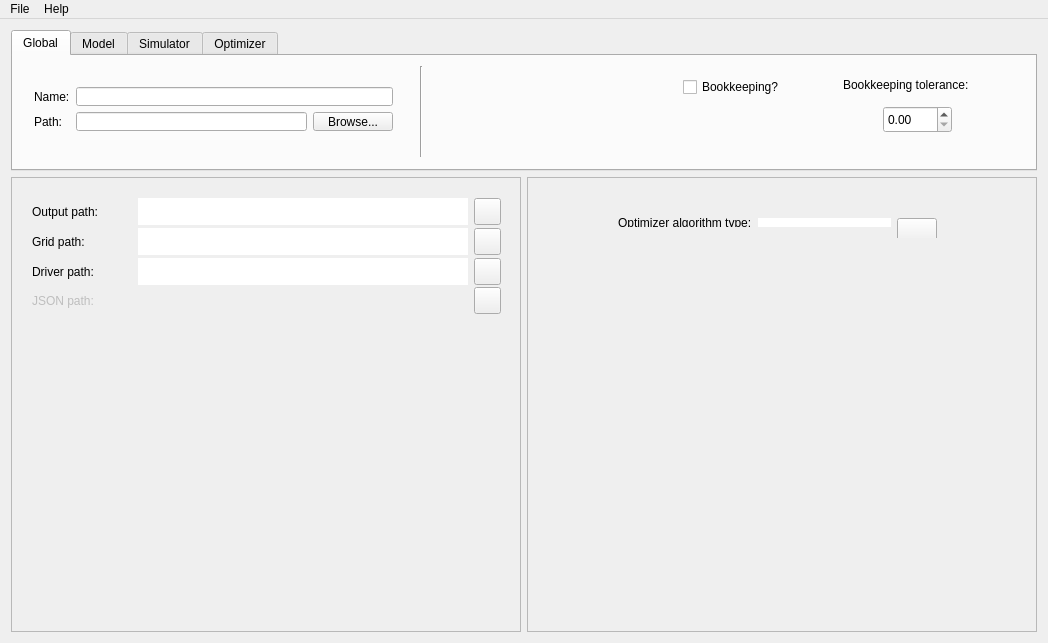
<?xml version="1.0" encoding="UTF-8"?>
<ui version="4.0">
 <class>MainWindow</class>
 <widget class="QMainWindow" name="MainWindow">
  <property name="geometry">
   <rect>
    <x>0</x>
    <y>0</y>
    <width>1046</width>
    <height>643</height>
   </rect>
  </property>
  <property name="mouseTracking">
   <bool>false</bool>
  </property>
  <property name="windowTitle">
   <string>MainWindow</string>
  </property>
  <widget class="QWidget" name="centralWidget">
   <layout class="QVBoxLayout" name="verticalLayout_3">
    <item>
     <widget class="QTabWidget" name="tabWidget">
      <property name="minimumSize">
       <size>
        <width>950</width>
        <height>141</height>
       </size>
      </property>
      <property name="maximumSize">
       <size>
        <width>16777215</width>
        <height>141</height>
       </size>
      </property>
      <property name="baseSize">
       <size>
        <width>0</width>
        <height>0</height>
       </size>
      </property>
      <property name="autoFillBackground">
       <bool>true</bool>
      </property>
      <property name="tabPosition">
       <enum>QTabWidget::North</enum>
      </property>
      <property name="currentIndex">
       <number>0</number>
      </property>
      <property name="iconSize">
       <size>
        <width>30</width>
        <height>16</height>
       </size>
      </property>
      <property name="tabsClosable">
       <bool>false</bool>
      </property>
      <widget class="QWidget" name="globalTab">
       <attribute name="title">
        <string>Global</string>
       </attribute>
       <widget class="Line" name="globalLine">
        <property name="geometry">
         <rect>
          <x>400</x>
          <y>10</y>
          <width>16</width>
          <height>91</height>
         </rect>
        </property>
        <property name="orientation">
         <enum>Qt::Vertical</enum>
        </property>
       </widget>
       <widget class="QWidget" name="layoutWidget">
        <property name="geometry">
         <rect>
          <x>10</x>
          <y>20</y>
          <width>381</width>
          <height>66</height>
         </rect>
        </property>
        <layout class="QHBoxLayout" name="horizontalLayout_3">
         <item>
          <layout class="QVBoxLayout" name="verticalLayout_2">
           <item>
            <widget class="QLabel" name="label">
             <property name="text">
              <string>Name:</string>
             </property>
            </widget>
           </item>
           <item>
            <widget class="QLabel" name="label_3">
             <property name="text">
              <string>Path:  </string>
             </property>
            </widget>
           </item>
          </layout>
         </item>
         <item>
          <layout class="QVBoxLayout" name="verticalLayout">
           <item>
            <widget class="QLineEdit" name="globalNameEdit">
             <property name="frame">
              <bool>true</bool>
             </property>
             <property name="clearButtonEnabled">
              <bool>false</bool>
             </property>
            </widget>
           </item>
           <item>
            <layout class="QHBoxLayout" name="horizontalLayout">
             <item>
              <widget class="QLineEdit" name="globalPathEdit"/>
             </item>
             <item>
              <widget class="QPushButton" name="globalBrowseButton">
               <property name="mouseTracking">
                <bool>false</bool>
               </property>
               <property name="focusPolicy">
                <enum>Qt::StrongFocus</enum>
               </property>
               <property name="acceptDrops">
                <bool>false</bool>
               </property>
               <property name="text">
                <string>Browse...</string>
               </property>
               <property name="checkable">
                <bool>false</bool>
               </property>
               <property name="checked">
                <bool>false</bool>
               </property>
               <property name="autoDefault">
                <bool>true</bool>
               </property>
               <property name="default">
                <bool>false</bool>
               </property>
              </widget>
             </item>
            </layout>
           </item>
          </layout>
         </item>
        </layout>
       </widget>
       <widget class="QLabel" name="label_2">
        <property name="geometry">
         <rect>
          <x>830</x>
          <y>20</y>
          <width>171</width>
          <height>17</height>
         </rect>
        </property>
        <property name="text">
         <string>Bookkeeping tolerance:</string>
        </property>
       </widget>
       <widget class="QCheckBox" name="checkBox">
        <property name="geometry">
         <rect>
          <x>670</x>
          <y>20</y>
          <width>141</width>
          <height>22</height>
         </rect>
        </property>
        <property name="text">
         <string>Bookkeeping?</string>
        </property>
       </widget>
       <widget class="QDoubleSpinBox" name="doubleSpinBox">
        <property name="geometry">
         <rect>
          <x>870</x>
          <y>50</y>
          <width>69</width>
          <height>27</height>
         </rect>
        </property>
       </widget>
      </widget>
      <widget class="QWidget" name="modelTab">
       <attribute name="title">
        <string>Model</string>
       </attribute>
       <widget class="Line" name="globalLine_3">
        <property name="geometry">
         <rect>
          <x>410</x>
          <y>10</y>
          <width>16</width>
          <height>91</height>
         </rect>
        </property>
        <property name="orientation">
         <enum>Qt::Vertical</enum>
        </property>
       </widget>
       <widget class="Line" name="globalLine_4">
        <property name="geometry">
         <rect>
          <x>670</x>
          <y>10</y>
          <width>16</width>
          <height>91</height>
         </rect>
        </property>
        <property name="orientation">
         <enum>Qt::Vertical</enum>
        </property>
       </widget>
       <widget class="QLabel" name="label_12">
        <property name="geometry">
         <rect>
          <x>520</x>
          <y>90</y>
          <width>67</width>
          <height>17</height>
         </rect>
        </property>
        <property name="text">
         <string>Well</string>
        </property>
       </widget>
       <widget class="QLabel" name="label_13">
        <property name="geometry">
         <rect>
          <x>140</x>
          <y>90</y>
          <width>71</width>
          <height>17</height>
         </rect>
        </property>
        <property name="text">
         <string>Reservoir</string>
        </property>
       </widget>
       <widget class="QPushButton" name="modelSetWellVariablesButton">
        <property name="geometry">
         <rect>
          <x>460</x>
          <y>40</y>
          <width>161</width>
          <height>27</height>
         </rect>
        </property>
        <property name="text">
         <string>Add wells...</string>
        </property>
       </widget>
       <widget class="QWidget" name="layoutWidget">
        <property name="geometry">
         <rect>
          <x>10</x>
          <y>20</y>
          <width>392</width>
          <height>71</height>
         </rect>
        </property>
        <layout class="QVBoxLayout" name="verticalLayout_5">
         <item>
          <layout class="QHBoxLayout" name="horizontalLayout_7">
           <item>
            <widget class="QLabel" name="label_11">
             <property name="minimumSize">
              <size>
               <width>42</width>
               <height>0</height>
              </size>
             </property>
             <property name="text">
              <string>Type:</string>
             </property>
            </widget>
           </item>
           <item>
            <widget class="QComboBox" name="modelTypeComboBox">
             <property name="minimumSize">
              <size>
               <width>250</width>
               <height>27</height>
              </size>
             </property>
             <property name="editable">
              <bool>false</bool>
             </property>
             <item>
              <property name="text">
               <string>ECLIPSE</string>
              </property>
             </item>
            </widget>
           </item>
           <item>
            <spacer name="horizontalSpacer_3">
             <property name="orientation">
              <enum>Qt::Horizontal</enum>
             </property>
             <property name="sizeHint" stdset="0">
              <size>
               <width>140</width>
               <height>20</height>
              </size>
             </property>
            </spacer>
           </item>
          </layout>
         </item>
         <item>
          <layout class="QHBoxLayout" name="horizontalLayout_6">
           <item>
            <widget class="QLabel" name="label_5">
             <property name="minimumSize">
              <size>
               <width>42</width>
               <height>0</height>
              </size>
             </property>
             <property name="text">
              <string>Path:  </string>
             </property>
            </widget>
           </item>
           <item>
            <widget class="QLineEdit" name="modelPathEdit">
             <property name="minimumSize">
              <size>
               <width>249</width>
               <height>27</height>
              </size>
             </property>
            </widget>
           </item>
           <item>
            <widget class="QPushButton" name="modelBrowseButton">
             <property name="mouseTracking">
              <bool>false</bool>
             </property>
             <property name="focusPolicy">
              <enum>Qt::StrongFocus</enum>
             </property>
             <property name="acceptDrops">
              <bool>false</bool>
             </property>
             <property name="text">
              <string>Browse...</string>
             </property>
             <property name="checkable">
              <bool>false</bool>
             </property>
             <property name="checked">
              <bool>false</bool>
             </property>
             <property name="autoDefault">
              <bool>true</bool>
             </property>
             <property name="default">
              <bool>false</bool>
             </property>
            </widget>
           </item>
          </layout>
         </item>
        </layout>
       </widget>
      </widget>
      <widget class="QWidget" name="simTab">
       <attribute name="title">
        <string>Simulator</string>
       </attribute>
       <widget class="Line" name="globalLine_5">
        <property name="geometry">
         <rect>
          <x>470</x>
          <y>10</y>
          <width>16</width>
          <height>91</height>
         </rect>
        </property>
        <property name="orientation">
         <enum>Qt::Vertical</enum>
        </property>
       </widget>
       <widget class="Line" name="globalLine_6">
        <property name="geometry">
         <rect>
          <x>790</x>
          <y>10</y>
          <width>16</width>
          <height>91</height>
         </rect>
        </property>
        <property name="orientation">
         <enum>Qt::Vertical</enum>
        </property>
       </widget>
       <widget class="QWidget" name="layoutWidget">
        <property name="geometry">
         <rect>
          <x>10</x>
          <y>20</y>
          <width>441</width>
          <height>68</height>
         </rect>
        </property>
        <layout class="QVBoxLayout" name="verticalLayout_6">
         <item>
          <layout class="QHBoxLayout" name="simTypHorizontalLayout_6">
           <item>
            <widget class="QLabel" name="label_4">
             <property name="minimumSize">
              <size>
               <width>80</width>
               <height>0</height>
              </size>
             </property>
             <property name="text">
              <string>Type:</string>
             </property>
            </widget>
           </item>
           <item>
            <widget class="QComboBox" name="simTypeComboBox">
             <property name="minimumSize">
              <size>
               <width>250</width>
               <height>0</height>
              </size>
             </property>
             <property name="editable">
              <bool>false</bool>
             </property>
             <item>
              <property name="text">
               <string>ECLIPSE</string>
              </property>
             </item>
            </widget>
           </item>
           <item>
            <spacer name="horizontalSpacer_2">
             <property name="orientation">
              <enum>Qt::Horizontal</enum>
             </property>
             <property name="sizeHint" stdset="0">
              <size>
               <width>135</width>
               <height>20</height>
              </size>
             </property>
            </spacer>
           </item>
          </layout>
         </item>
         <item>
          <layout class="QHBoxLayout" name="horizontalLayout_9">
           <item>
            <layout class="QHBoxLayout" name="horizontalLayout_8">
             <item>
              <widget class="QLabel" name="label_6">
               <property name="minimumSize">
                <size>
                 <width>80</width>
                 <height>0</height>
                </size>
               </property>
               <property name="text">
                <string>Driver path:</string>
               </property>
              </widget>
             </item>
             <item>
              <widget class="QLineEdit" name="simPathEdit">
               <property name="minimumSize">
                <size>
                 <width>250</width>
                 <height>0</height>
                </size>
               </property>
              </widget>
             </item>
            </layout>
           </item>
           <item>
            <widget class="QPushButton" name="simBrowseButton">
             <property name="text">
              <string>Browse...</string>
             </property>
             <property name="autoDefault">
              <bool>true</bool>
             </property>
            </widget>
           </item>
          </layout>
         </item>
        </layout>
       </widget>
       <widget class="QPushButton" name="simChooseCommButton">
        <property name="geometry">
         <rect>
          <x>510</x>
          <y>50</y>
          <width>250</width>
          <height>27</height>
         </rect>
        </property>
        <property name="minimumSize">
         <size>
          <width>250</width>
          <height>0</height>
         </size>
        </property>
        <property name="text">
         <string>Choose BASH commands...</string>
        </property>
       </widget>
      </widget>
      <widget class="QWidget" name="optTab">
       <attribute name="title">
        <string>Optimizer</string>
       </attribute>
       <widget class="QPushButton" name="optSetParametersButton">
        <property name="geometry">
         <rect>
          <x>380</x>
          <y>20</y>
          <width>200</width>
          <height>27</height>
         </rect>
        </property>
        <property name="minimumSize">
         <size>
          <width>200</width>
          <height>0</height>
         </size>
        </property>
        <property name="text">
         <string>Set Parameters...</string>
        </property>
       </widget>
       <widget class="QPushButton" name="optSetObjectiveButton">
        <property name="geometry">
         <rect>
          <x>600</x>
          <y>20</y>
          <width>200</width>
          <height>27</height>
         </rect>
        </property>
        <property name="minimumSize">
         <size>
          <width>200</width>
          <height>0</height>
         </size>
        </property>
        <property name="text">
         <string>Set Objective...</string>
        </property>
       </widget>
       <widget class="QPushButton" name="optSetConstraintsButton">
        <property name="geometry">
         <rect>
          <x>810</x>
          <y>20</y>
          <width>200</width>
          <height>27</height>
         </rect>
        </property>
        <property name="minimumSize">
         <size>
          <width>200</width>
          <height>0</height>
         </size>
        </property>
        <property name="text">
         <string>Set Constraints...</string>
        </property>
       </widget>
       <widget class="Line" name="line">
        <property name="geometry">
         <rect>
          <x>330</x>
          <y>10</y>
          <width>20</width>
          <height>91</height>
         </rect>
        </property>
        <property name="orientation">
         <enum>Qt::Vertical</enum>
        </property>
       </widget>
       <widget class="QWidget" name="">
        <property name="geometry">
         <rect>
          <x>10</x>
          <y>20</y>
          <width>291</width>
          <height>66</height>
         </rect>
        </property>
        <layout class="QVBoxLayout" name="verticalLayout_9">
         <item>
          <layout class="QHBoxLayout" name="horizontalLayout_5">
           <item>
            <widget class="QLabel" name="label_9">
             <property name="minimumSize">
              <size>
               <width>80</width>
               <height>27</height>
              </size>
             </property>
             <property name="maximumSize">
              <size>
               <width>80</width>
               <height>16777215</height>
              </size>
             </property>
             <property name="text">
              <string>Type:</string>
             </property>
            </widget>
           </item>
           <item>
            <widget class="QComboBox" name="optTypeComboBox">
             <property name="minimumSize">
              <size>
               <width>200</width>
               <height>0</height>
              </size>
             </property>
             <property name="maximumSize">
              <size>
               <width>200</width>
               <height>16777215</height>
              </size>
             </property>
             <property name="focusPolicy">
              <enum>Qt::WheelFocus</enum>
             </property>
             <property name="frame">
              <bool>true</bool>
             </property>
             <item>
              <property name="text">
               <string>Compass</string>
              </property>
             </item>
             <item>
              <property name="text">
               <string>test1</string>
              </property>
             </item>
             <item>
              <property name="text">
               <string>test2</string>
              </property>
             </item>
            </widget>
           </item>
          </layout>
         </item>
         <item>
          <layout class="QHBoxLayout" name="horizontalLayout_15">
           <item>
            <widget class="QLabel" name="label_7">
             <property name="minimumSize">
              <size>
               <width>80</width>
               <height>27</height>
              </size>
             </property>
             <property name="maximumSize">
              <size>
               <width>80</width>
               <height>16777215</height>
              </size>
             </property>
             <property name="text">
              <string>Mode:</string>
             </property>
            </widget>
           </item>
           <item>
            <widget class="QComboBox" name="optModeComboBox">
             <property name="minimumSize">
              <size>
               <width>200</width>
               <height>27</height>
              </size>
             </property>
             <property name="maximumSize">
              <size>
               <width>200</width>
               <height>16777215</height>
              </size>
             </property>
             <item>
              <property name="text">
               <string>Maximize</string>
              </property>
             </item>
             <item>
              <property name="text">
               <string>Minimize</string>
              </property>
             </item>
            </widget>
           </item>
          </layout>
         </item>
        </layout>
       </widget>
      </widget>
     </widget>
    </item>
    <item>
     <layout class="QHBoxLayout" name="horizontalLayout_2">
      <item>
       <widget class="QFrame" name="frame">
        <property name="minimumSize">
         <size>
          <width>510</width>
          <height>0</height>
         </size>
        </property>
        <property name="frameShape">
         <enum>QFrame::StyledPanel</enum>
        </property>
        <property name="frameShadow">
         <enum>QFrame::Raised</enum>
        </property>
        <widget class="QWidget" name="layoutWidget">
         <property name="geometry">
          <rect>
           <x>10</x>
           <y>10</y>
           <width>491</width>
           <height>138</height>
          </rect>
         </property>
         <layout class="QVBoxLayout" name="verticalLayout_8">
          <item>
           <layout class="QVBoxLayout" name="verticalLayout_7">
            <item>
             <layout class="QHBoxLayout" name="horizontalLayout_4">
              <item>
               <widget class="QLabel" name="outputPathLabel">
                <property name="sizePolicy">
                 <sizepolicy hsizetype="Fixed" vsizetype="Fixed">
                  <horstretch>0</horstretch>
                  <verstretch>0</verstretch>
                 </sizepolicy>
                </property>
                <property name="minimumSize">
                 <size>
                  <width>100</width>
                  <height>27</height>
                 </size>
                </property>
                <property name="maximumSize">
                 <size>
                  <width>100</width>
                  <height>27</height>
                 </size>
                </property>
                <property name="text">
                 <string>Output path:</string>
                </property>
               </widget>
              </item>
              <item>
               <widget class="QLineEdit" name="globalOutputPathLine">
                <property name="enabled">
                 <bool>true</bool>
                </property>
                <property name="sizePolicy">
                 <sizepolicy hsizetype="Expanding" vsizetype="Fixed">
                  <horstretch>0</horstretch>
                  <verstretch>0</verstretch>
                 </sizepolicy>
                </property>
                <property name="minimumSize">
                 <size>
                  <width>200</width>
                  <height>27</height>
                 </size>
                </property>
                <property name="maximumSize">
                 <size>
                  <width>346</width>
                  <height>16777215</height>
                 </size>
                </property>
                <property name="autoFillBackground">
                 <bool>false</bool>
                </property>
                <property name="frame">
                 <bool>false</bool>
                </property>
                <property name="readOnly">
                 <bool>true</bool>
                </property>
               </widget>
              </item>
              <item>
               <widget class="QPushButton" name="globalOutputPathEditButton">
                <property name="sizePolicy">
                 <sizepolicy hsizetype="Fixed" vsizetype="Fixed">
                  <horstretch>0</horstretch>
                  <verstretch>0</verstretch>
                 </sizepolicy>
                </property>
                <property name="minimumSize">
                 <size>
                  <width>27</width>
                  <height>27</height>
                 </size>
                </property>
                <property name="maximumSize">
                 <size>
                  <width>27</width>
                  <height>27</height>
                 </size>
                </property>
                <property name="baseSize">
                 <size>
                  <width>0</width>
                  <height>0</height>
                 </size>
                </property>
                <property name="focusPolicy">
                 <enum>Qt::NoFocus</enum>
                </property>
                <property name="styleSheet">
                 <string notr="true">image: url(:/Images/edit);</string>
                </property>
                <property name="text">
                 <string/>
                </property>
                <property name="checkable">
                 <bool>false</bool>
                </property>
                <property name="autoDefault">
                 <bool>false</bool>
                </property>
                <property name="default">
                 <bool>false</bool>
                </property>
                <property name="flat">
                 <bool>false</bool>
                </property>
               </widget>
              </item>
             </layout>
            </item>
            <item>
             <layout class="QHBoxLayout" name="horizontalLayout_13">
              <item>
               <widget class="QLabel" name="modelPathLabel">
                <property name="minimumSize">
                 <size>
                  <width>100</width>
                  <height>27</height>
                 </size>
                </property>
                <property name="maximumSize">
                 <size>
                  <width>100</width>
                  <height>27</height>
                 </size>
                </property>
                <property name="text">
                 <string>Grid path:</string>
                </property>
               </widget>
              </item>
              <item>
               <widget class="QLineEdit" name="modelGridPathLine">
                <property name="enabled">
                 <bool>true</bool>
                </property>
                <property name="minimumSize">
                 <size>
                  <width>200</width>
                  <height>27</height>
                 </size>
                </property>
                <property name="maximumSize">
                 <size>
                  <width>346</width>
                  <height>16777215</height>
                 </size>
                </property>
                <property name="frame">
                 <bool>false</bool>
                </property>
                <property name="readOnly">
                 <bool>true</bool>
                </property>
               </widget>
              </item>
              <item>
               <widget class="QPushButton" name="modelGridPathEditButton">
                <property name="sizePolicy">
                 <sizepolicy hsizetype="Fixed" vsizetype="Fixed">
                  <horstretch>0</horstretch>
                  <verstretch>0</verstretch>
                 </sizepolicy>
                </property>
                <property name="minimumSize">
                 <size>
                  <width>27</width>
                  <height>27</height>
                 </size>
                </property>
                <property name="maximumSize">
                 <size>
                  <width>27</width>
                  <height>27</height>
                 </size>
                </property>
                <property name="focusPolicy">
                 <enum>Qt::NoFocus</enum>
                </property>
                <property name="text">
                 <string/>
                </property>
                <property name="flat">
                 <bool>false</bool>
                </property>
               </widget>
              </item>
             </layout>
            </item>
            <item>
             <layout class="QHBoxLayout" name="horizontalLayout_10">
              <item>
               <widget class="QLabel" name="driverPathLabel">
                <property name="minimumSize">
                 <size>
                  <width>100</width>
                  <height>27</height>
                 </size>
                </property>
                <property name="maximumSize">
                 <size>
                  <width>100</width>
                  <height>27</height>
                 </size>
                </property>
                <property name="text">
                 <string>Driver path:</string>
                </property>
               </widget>
              </item>
              <item>
               <widget class="QLineEdit" name="simDriverPathLine">
                <property name="enabled">
                 <bool>true</bool>
                </property>
                <property name="minimumSize">
                 <size>
                  <width>200</width>
                  <height>27</height>
                 </size>
                </property>
                <property name="maximumSize">
                 <size>
                  <width>346</width>
                  <height>16777215</height>
                 </size>
                </property>
                <property name="frame">
                 <bool>false</bool>
                </property>
                <property name="readOnly">
                 <bool>true</bool>
                </property>
               </widget>
              </item>
              <item>
               <widget class="QPushButton" name="simDriverPathEditButton">
                <property name="sizePolicy">
                 <sizepolicy hsizetype="Fixed" vsizetype="Fixed">
                  <horstretch>0</horstretch>
                  <verstretch>0</verstretch>
                 </sizepolicy>
                </property>
                <property name="minimumSize">
                 <size>
                  <width>27</width>
                  <height>27</height>
                 </size>
                </property>
                <property name="maximumSize">
                 <size>
                  <width>27</width>
                  <height>27</height>
                 </size>
                </property>
                <property name="focusPolicy">
                 <enum>Qt::NoFocus</enum>
                </property>
                <property name="text">
                 <string/>
                </property>
                <property name="flat">
                 <bool>false</bool>
                </property>
               </widget>
              </item>
             </layout>
            </item>
           </layout>
          </item>
          <item>
           <layout class="QHBoxLayout" name="horizontalLayout_14">
            <item>
             <widget class="QLabel" name="jsonPathLabel">
              <property name="enabled">
               <bool>false</bool>
              </property>
              <property name="minimumSize">
               <size>
                <width>100</width>
                <height>27</height>
               </size>
              </property>
              <property name="maximumSize">
               <size>
                <width>100</width>
                <height>27</height>
               </size>
              </property>
              <property name="text">
               <string>JSON path:</string>
              </property>
             </widget>
            </item>
            <item>
             <widget class="QLineEdit" name="jsonPathLine">
              <property name="enabled">
               <bool>false</bool>
              </property>
              <property name="minimumSize">
               <size>
                <width>200</width>
                <height>27</height>
               </size>
              </property>
              <property name="maximumSize">
               <size>
                <width>346</width>
                <height>16777215</height>
               </size>
              </property>
              <property name="frame">
               <bool>false</bool>
              </property>
              <property name="readOnly">
               <bool>true</bool>
              </property>
             </widget>
            </item>
            <item>
             <widget class="QPushButton" name="jsonPathEditButton">
              <property name="enabled">
               <bool>true</bool>
              </property>
              <property name="sizePolicy">
               <sizepolicy hsizetype="Fixed" vsizetype="Fixed">
                <horstretch>0</horstretch>
                <verstretch>0</verstretch>
               </sizepolicy>
              </property>
              <property name="minimumSize">
               <size>
                <width>27</width>
                <height>27</height>
               </size>
              </property>
              <property name="maximumSize">
               <size>
                <width>27</width>
                <height>27</height>
               </size>
              </property>
              <property name="focusPolicy">
               <enum>Qt::NoFocus</enum>
              </property>
              <property name="text">
               <string/>
              </property>
              <property name="flat">
               <bool>false</bool>
              </property>
             </widget>
            </item>
           </layout>
          </item>
         </layout>
        </widget>
       </widget>
      </item>
      <item>
       <widget class="QFrame" name="frame_3">
        <property name="minimumSize">
         <size>
          <width>510</width>
          <height>0</height>
         </size>
        </property>
        <property name="frameShape">
         <enum>QFrame::StyledPanel</enum>
        </property>
        <property name="frameShadow">
         <enum>QFrame::Raised</enum>
        </property>
        <widget class="QWidget" name="layoutWidget">
         <property name="geometry">
          <rect>
           <x>80</x>
           <y>30</y>
           <width>341</width>
           <height>31</height>
          </rect>
         </property>
         <layout class="QHBoxLayout" name="horizontalLayout_12">
          <item>
           <widget class="QLabel" name="label_10">
            <property name="text">
             <string>Optimizer algorithm type:</string>
            </property>
           </widget>
          </item>
          <item>
           <layout class="QHBoxLayout" name="horizontalLayout_11">
            <item>
             <widget class="QLineEdit" name="optTypeLine">
              <property name="enabled">
               <bool>true</bool>
              </property>
              <property name="frame">
               <bool>false</bool>
              </property>
              <property name="readOnly">
               <bool>true</bool>
              </property>
             </widget>
            </item>
            <item>
             <widget class="QPushButton" name="optTypeEditButton">
              <property name="minimumSize">
               <size>
                <width>27</width>
                <height>27</height>
               </size>
              </property>
              <property name="focusPolicy">
               <enum>Qt::NoFocus</enum>
              </property>
              <property name="text">
               <string/>
              </property>
              <property name="flat">
               <bool>false</bool>
              </property>
             </widget>
            </item>
           </layout>
          </item>
         </layout>
        </widget>
       </widget>
      </item>
     </layout>
    </item>
   </layout>
  </widget>
  <widget class="QMenuBar" name="menuBar">
   <property name="geometry">
    <rect>
     <x>0</x>
     <y>0</y>
     <width>1046</width>
     <height>25</height>
    </rect>
   </property>
   <widget class="QMenu" name="menuFile">
    <property name="title">
     <string>File</string>
    </property>
    <addaction name="actionNew_JSON_file_opens_a_new_window"/>
    <addaction name="actionOpen_JSON_file"/>
    <addaction name="actionSave"/>
    <addaction name="actionExit"/>
   </widget>
   <widget class="QMenu" name="menuHelp">
    <property name="title">
     <string>Help</string>
    </property>
    <addaction name="actionAbout"/>
   </widget>
   <addaction name="menuFile"/>
   <addaction name="menuHelp"/>
  </widget>
  <action name="actionNew_JSON_file_opens_a_new_window">
   <property name="enabled">
    <bool>false</bool>
   </property>
   <property name="icon">
    <iconset resource="myres.qrc">
     <normaloff>:/Images/new</normaloff>:/Images/new</iconset>
   </property>
   <property name="text">
    <string>New JSON file (opens a new window)</string>
   </property>
   <property name="shortcut">
    <string>Ctrl+N</string>
   </property>
   <property name="visible">
    <bool>false</bool>
   </property>
   <property name="iconVisibleInMenu">
    <bool>true</bool>
   </property>
  </action>
  <action name="actionSave">
   <property name="icon">
    <iconset resource="myres.qrc">
     <normaloff>:/Images/save</normaloff>:/Images/save</iconset>
   </property>
   <property name="text">
    <string>Save</string>
   </property>
   <property name="shortcut">
    <string>Ctrl+S</string>
   </property>
  </action>
  <action name="actionExit">
   <property name="icon">
    <iconset resource="myres.qrc">
     <normaloff>:/Images/exit</normaloff>:/Images/exit</iconset>
   </property>
   <property name="text">
    <string>Exit</string>
   </property>
   <property name="shortcut">
    <string>Ctrl+Q</string>
   </property>
  </action>
  <action name="actionOpen_JSON_file">
   <property name="icon">
    <iconset resource="myres.qrc">
     <normaloff>:/Images/openfile</normaloff>:/Images/openfile</iconset>
   </property>
   <property name="text">
    <string>Open file(.json) ...</string>
   </property>
   <property name="toolTip">
    <string>Open .json file</string>
   </property>
   <property name="shortcut">
    <string>Ctrl+O</string>
   </property>
  </action>
  <action name="actionAbout">
   <property name="text">
    <string>About FieldOpt...</string>
   </property>
  </action>
 </widget>
 <layoutdefault spacing="6" margin="11"/>
 <tabstops>
  <tabstop>tabWidget</tabstop>
  <tabstop>globalNameEdit</tabstop>
  <tabstop>globalPathEdit</tabstop>
  <tabstop>globalBrowseButton</tabstop>
  <tabstop>modelTypeComboBox</tabstop>
  <tabstop>simTypeComboBox</tabstop>
  <tabstop>simChooseCommButton</tabstop>
  <tabstop>simPathEdit</tabstop>
  <tabstop>simBrowseButton</tabstop>
  <tabstop>simDriverPathLine</tabstop>
  <tabstop>optTypeLine</tabstop>
  <tabstop>optTypeComboBox</tabstop>
  <tabstop>globalOutputPathLine</tabstop>
 </tabstops>
 <resources>
  <include location="myres.qrc"/>
 </resources>
 <connections/>
</ui>
